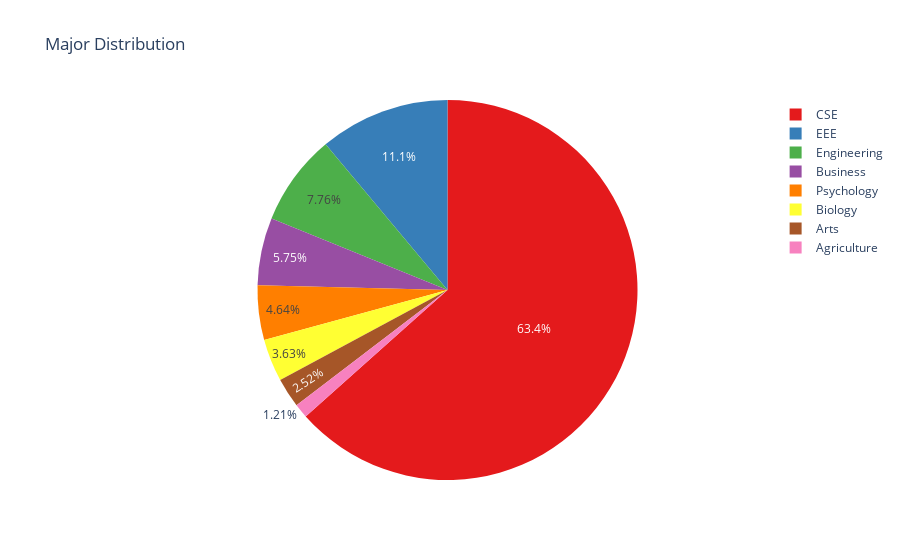

Here is the notebook cell this chart was saved with:
### Markdown cell above
Most of the people post rarely on socical media, with a count of 442 which is approximately 44.2% of the dataset. Least of them post daily on social media, with a count of 62 which is approximately 6.2% of the dataset. it is seen that people maximum post sometimes in social media and the persons with often and never posts are of medium number.

### Code cell
# Major Distribution
df["major"] = df["major"].str.strip()
df['major'] = df['major'].replace({
    'CSE': 'CSE',
    'Computer Science': 'CSE',
    'Computer Science & Engineering': 'CSE',
    'IT': 'CSE',
    'CS': 'CSE',
    'BBA': 'Business',
    'Agricultural': 'Agriculture',
    'BSAg': 'Agriculture',
    'Law' : 'Arts',
    'English' : 'Arts',
    'Economics' : 'Arts',
    'Social Work' : 'Arts',
    'Ag': 'Agriculture',
    'CE' : 'Engineering',
    'GE' : 'Engineering',
    'IPE': 'Engineering',
    'nuclear engineering': 'Engineering',
    'Bsag': 'Agriculture',
    'ME' : 'Engineering',
    'Bss': 'Arts',
    'BA' : 'Arts',
    'Mechanical' : 'Engineering',
    'Textile' : 'Engineering',
    'Textile Engineering': 'Engineering',
    'Dyes and Chemical Engineering' : 'Engineering',
    'Nuclear Engineering':'Engineering',
    'Information Technology': 'CSE',
    'Finance':'Business',
    'Management':'Business',

})
majors_to_drop = ["Education", "Physics", "MBBS", "Chemistry","Bio-chemistry","Other"]
df = df[~df['major'].isin(majors_to_drop)]
major_counts = df['major'].value_counts().reset_index()
major_counts.columns = ['major', 'Count']

fig = px.pie(major_counts, 
             names='major', 
             values='Count', 
             title='Major Distribution',
             color='major', 
             color_discrete_sequence=px.colors.qualitative.Set1)

fig.show()  #for notebook
#fig.show("png") #for github it only supports non interactive

### Figure 1 — Plotly figure (JSON) as saved in the notebook; plotly's stock layout.template omitted (floating-point values rounded to 4 significant figures)
{"data": [{"customdata": [["CSE"], ["EEE"], ["Engineering"], ["Business"], ["Psychology"], ["Biology"], ["Arts"], ["Agriculture"]], "domain": {"x": [0.0, 1.0], "y": [0.0, 1.0]}, "hovertemplate": "major=%{customdata[0]}<br>Count=%{value}<extra></extra>", "labels": ["CSE", "EEE", "Engineering", "Business", "Psychology", "Biology", "Arts", "Agriculture"], "legendgroup": "", "marker": {"colors": ["rgb(228,26,28)", "rgb(55,126,184)", "rgb(77,175,74)", "rgb(152,78,163)", "rgb(255,127,0)", "rgb(255,255,51)", "rgb(166,86,40)", "rgb(247,129,191)"]}, "name": "", "showlegend": true, "values": [629, 110, 77, 57, 46, 36, 25, 12], "type": "pie"}], "layout": {"legend": {"tracegroupgap": 0}, "title": {"text": "Major Distribution"}, "piecolorway": ["rgb(228,26,28)", "rgb(55,126,184)", "rgb(77,175,74)", "rgb(152,78,163)", "rgb(255,127,0)", "rgb(255,255,51)", "rgb(166,86,40)", "rgb(247,129,191)", "rgb(153,153,153)"]}}
